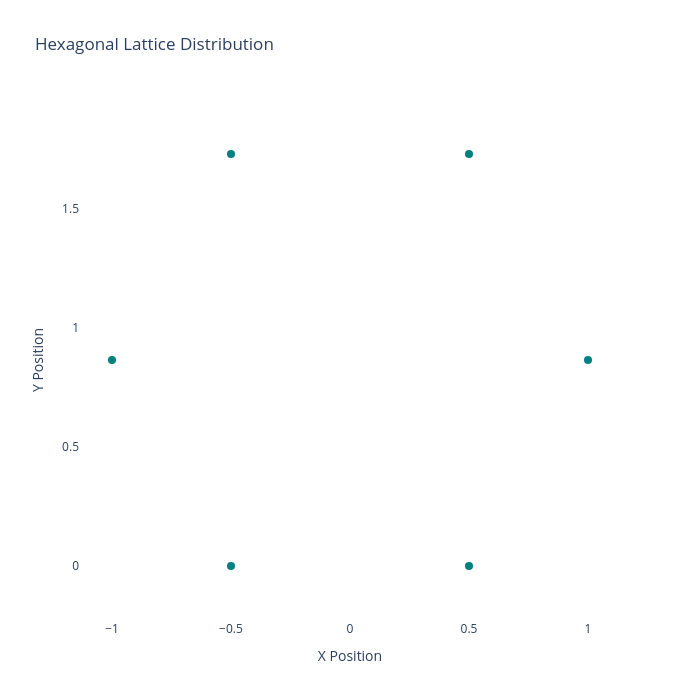

The notebook cell saved with this chart:
### Markdown cell above
# Hex

### Code cell
side_len = 1
x = np.array(
    [-side_len / 2, side_len / 2, side_len, side_len / 2, -side_len / 2, -side_len]
)
y = np.array(
    [
        0,
        0,
        side_len * np.sqrt(3) / 2,
        side_len * np.sqrt(3),
        side_len * np.sqrt(3),
        side_len * np.sqrt(3) / 2,
    ]
)
nodes_pos = np.column_stack((x, y))

plot_grid(nodes_pos).show()

### Figure 1 — Plotly figure (JSON) as saved in the notebook; plotly's stock layout.template omitted (floating-point values rounded to 4 significant figures)
{"data": [{"marker": {"color": "teal", "size": 8}, "mode": "markers", "type": "scatter", "x": [-0.5, 0.5, 1.0, 0.5, -0.5, -1.0], "y": [0.0, 0.0, 0.866, 1.732, 1.732, 0.866]}], "layout": {"height": 700, "plot_bgcolor": "white", "title": {"text": "Hexagonal Lattice Distribution"}, "width": 700, "xaxis": {"scaleanchor": "y", "scaleratio": 1, "title": {"text": "X Position"}}, "yaxis": {"title": {"text": "Y Position"}}}}
